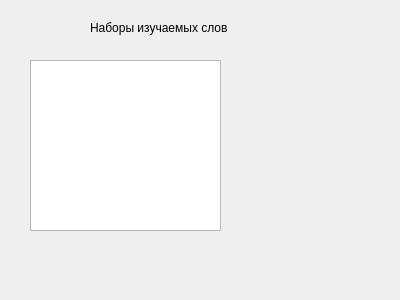
<?xml version="1.0" encoding="UTF-8"?>
<ui version="4.0">
 <class>sets</class>
 <widget class="QWidget" name="sets">
  <property name="geometry">
   <rect>
    <x>0</x>
    <y>0</y>
    <width>400</width>
    <height>300</height>
   </rect>
  </property>
  <property name="windowTitle">
   <string>Form</string>
  </property>
  <widget class="QLabel" name="label">
   <property name="geometry">
    <rect>
     <x>90</x>
     <y>20</y>
     <width>221</width>
     <height>16</height>
    </rect>
   </property>
   <property name="text">
    <string>Наборы изучаемых слов</string>
   </property>
  </widget>
  <widget class="QTextEdit" name="textEdit">
   <property name="geometry">
    <rect>
     <x>30</x>
     <y>60</y>
     <width>191</width>
     <height>171</height>
    </rect>
   </property>
  </widget>
 </widget>
 <resources/>
 <connections/>
</ui>
